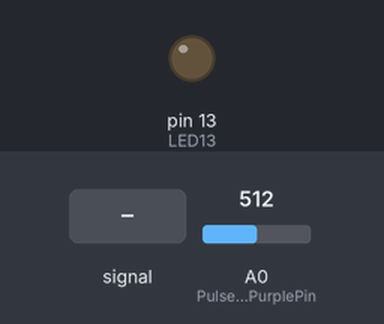
Recording of a sketch running on a simulated Arduino Uno, built with avr-gcc and run on an emulated ATmega328P. On the bench: output pins drawn as LEDs (lit = HIGH). Dashed ring = blinking. The test bench sets the inputs (shaded band); at power-on: A0 (PulseSensorPurplePin) = 512. What the sketch prints to the serial monitor is not drawn.

Above: at 1.2 s.
1.3 s: A0 (PulseSensorPurplePin) fed a 200 Hz sine of ±81 counts around its level
At 2.1 s:
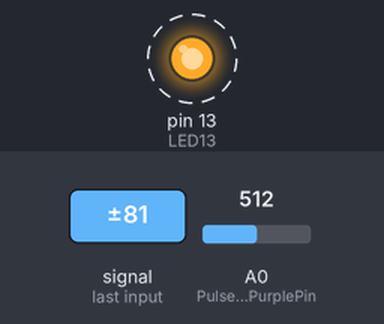
4.3 s: A0 (PulseSensorPurplePin) fed a 50 Hz sine of ±306 counts around its level
At 4.97 s:
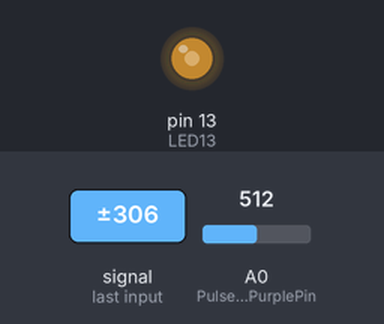
7.3 s: A0 (PulseSensorPurplePin) set to 560
At 8.2 s:
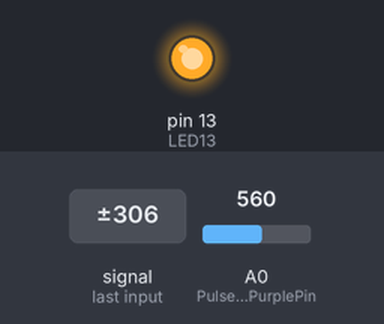
8.8 s: A0 (PulseSensorPurplePin) fed a 50 Hz sine of ±306 counts around its level
11.8 s: A0 (PulseSensorPurplePin) set to 716
13.3 s: A0 (PulseSensorPurplePin) set to 567
14.8 s: A0 (PulseSensorPurplePin) set to 543
At 15.4 s:
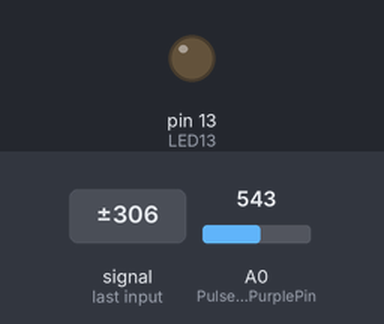
Timing chart, 0 to 17.3 s (numbered marks = the images above; inputs shaded):
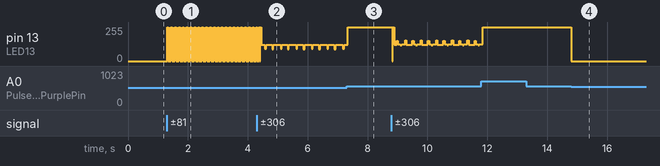

The sketch:

sketch_apr06a.ino
```cpp
int heart_rate= 0;
double timer1 = 0;
double timer2 = 0;
int state  = 0;


//  Variables
int PulseSensorPurplePin = 14;        // Pulse Sensor PURPLE WIRE connected to ANALOG PIN 0
int LED13 = 13;   //  The on-board Arduion LED


int Signal;                // holds the incoming raw data. Signal value can range from 0-1024
int Threshold = 550;            // Determine which Signal to "count as a beat", and which to ingore.


// The SetUp Function:
void setup() {
  pinMode(LED13,OUTPUT);
 //  pinMode(14,INPUT);
  // pin that will blink to your heartbeat!
   Serial.begin(9600);         // Set's up Serial Communication at certain speed.

}

// The Main Loop Function
void loop() {

  Signal = analogRead(14);  // Read the PulseSensor's value.
                                              // Assign this value to the "Signal" variable.

   Serial.println(Signal);                    // Send the Signal value to Serial Plotter.

if ((Signal > Threshold)&(state == 0))
{
   timer1 = millis();
   delay(74);

}

if ((Signal > Threshold) & (state == 1))
{
   timer2 = millis();
   timer2 = timer2 + 74;
   state =0;
   heart_rate = timer2 - timer1;
}

  state = 1;

   if(Signal > Threshold){                          // If the signal is above "550", then "turn-on" Arduino's on-Board LED.
     digitalWrite(LED13,HIGH);
   } else {
     digitalWrite(LED13,LOW);                //  Else, the sigal must be below "550", so "turn-off" this LED.
   }


//delay(10);


}
```

Measured:
- the behaviour switches between 551 and 550 on A0 (PulseSensorPurplePin) (found by bisection; images 3 and 4)
- after the input at 1.3 s, pin 13 (LED13): alternates 255/255 for 0.05 s and 0/255 for 0.08 s, starting at once
- after the input at 14.8 s, pin 13 (LED13): 255/255 → 0/255 at once
